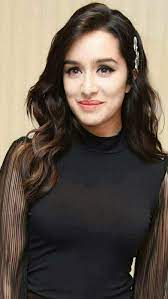
#> input picture shraddha.jpg, 168 x 299 px, found by its file name
$ python image.py
#> lines starting #> are read from the running program, lines starting #| are printed output that depends on the picture; after the words box and inside, x2 and y2 are one past the last pixel; in counts of white or black regions, pixels touching at a corner belong together
import cv2
img = cv2.imread("C:\\Users\\Manvi Gupta\\Desktop\\python projects\\imageprocess\\shraddha.jpg",1)
#> img is the input picture: shape (299, 168, 3); mean B, G, R 77.8, 88.6, 100.4
# [7 lines of commented-out code are left out]
face_cascade = cv2.CascadeClassifier("C:\\Users\\Manvi Gupta\\Downloads\\haarcascade_frontalface_default.xml")
gray_imag = cv2.cvtColor(img, cv2.COLOR_BGR2GRAY)
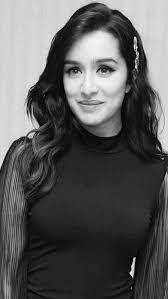
#> gray_imag: shape (299, 168); min 0, max 254, mean 90.9

faces = face_cascade.detectMultiScale(gray_imag, scaleFactor=2.05, minNeighbors=5)
#> faces = [[42, 29, 101, 101]]
print(type(faces))
#| <class 'numpy.ndarray'>
print(faces)
#| [[ 42  29 101 101]]
for x,y,w,h in faces:
    img = cv2.rectangle(img, (x,y), (x+w,y+h), (0,255,0),3)
#> this loop made 1 pass
#> pass 1, `img = cv2.rectangle(img, (x,y), (x+w,y+h), (0,255,0),3)`:
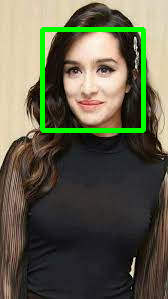
#> img: shape (299, 168, 3); 4% of pixels changed, all inside (x1, y1, x2, y2) = (40, 27, 146, 133)
cv2.imshow("Gray",img)
cv2.waitKey(0)
cv2.destroyAllWindows()

$ run again, with unsplash.jpg copied over shraddha.jpg
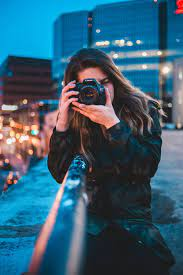
#> input picture unsplash.jpg, 183 x 275 px, found by its file name
#> img is the input picture: shape (275, 183, 3); mean B, G, R 113.3, 92.6, 54
#> `gray_imag = cv2.cvtColor(img, cv2.COLOR_BGR2GRAY)`:
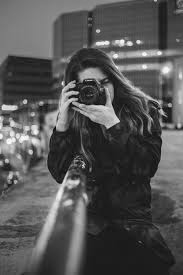
#> gray_imag: shape (275, 183); min 5, max 254, mean 83.4
#> faces = ()
#| <class 'tuple'>
